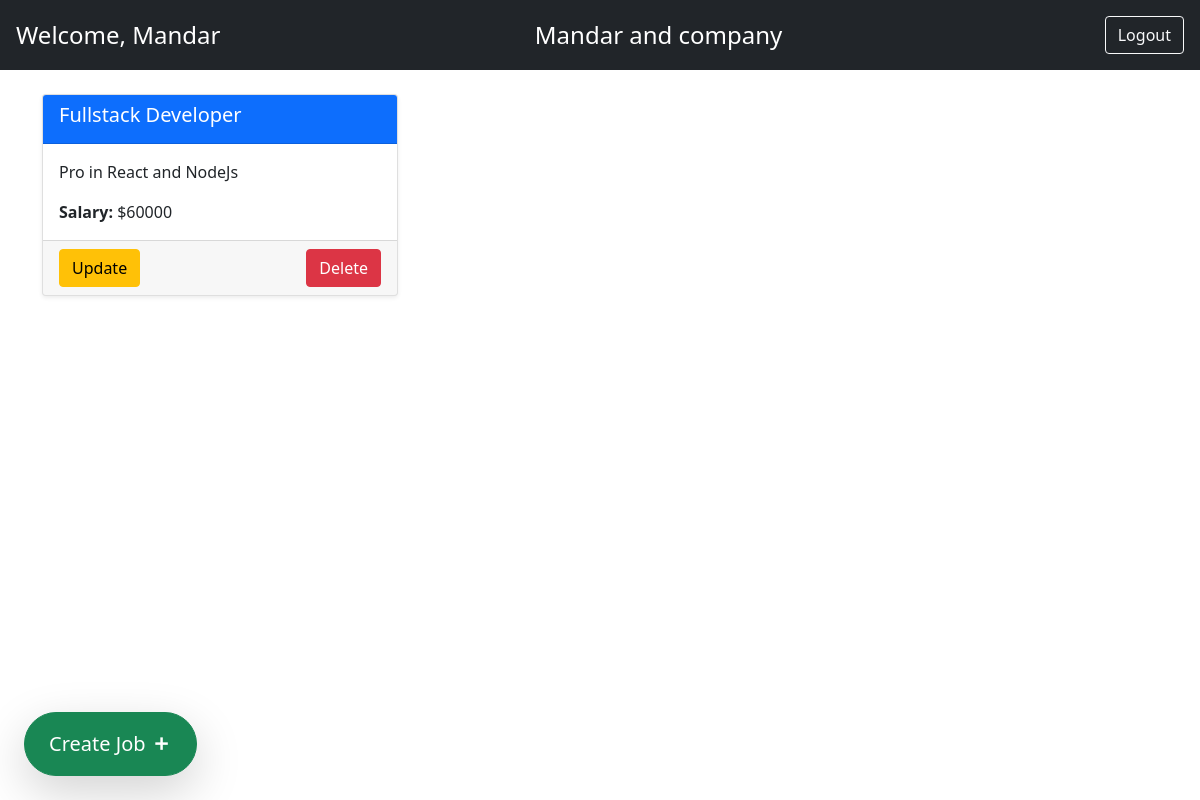
/auth/home/ (signed in), run on the app's committed database.
### authentication/models.py (models this page shows, shortened)
class CustomUser(AbstractBaseUser):
    email = models.EmailField(unique=True)
    first_name = models.CharField(max_length=100)
    is_active = models.BooleanField(default=True)
    objects = CustomUserManager()
    USERNAME_FIELD = 'email'
    REQUIRED_FIELDS = ['first_name']

### jobs/models.py (models this page shows, shortened)
class Company(models.Model):
    user = models.OneToOneField(get_user_model(), on_delete=models.CASCADE)
    name = models.CharField(max_length=255)
    description = models.TextField(blank=True)
    def __str__(self):
        return self.name

class Job(models.Model):
    title = models.CharField(max_length=255)
    description = models.TextField(blank=True)
    salary = models.IntegerField()
    company = models.ForeignKey(Company, on_delete=models.CASCADE, related_name='jobs',null=False)  # One company can have many jobs (for total participation the foreignky has null constraint)

### authentication/views.py (the view, shortened to what this page needs)
# urls.py: path('home/',home_view,name='home')
@login_required
def home_view(request):
    if Company.objects.filter(user = request.user).exists():
        company = Company.objects.filter(user = request.user)[0]
        jobs = Job.objects.filter(company=company)
        return render(request,'home.html',{'jobs':jobs,'user':request.user,'company':company})

### authentication/templates/home.html (shortened to what this page needs)
<!DOCTYPE html>
<html lang="en">
<head>
    <link href="https://cdn.jsdelivr.net/npm/bootstrap@5.0.2/dist/css/bootstrap.min.css" rel="stylesheet">
    <link rel="stylesheet" href="https://cdnjs.cloudflare.com/ajax/libs/remixicon/4.6.0/remixicon.css" />
    </head>
<body>
    <div class="bg-dark text-white p-3">
        <div class="d-flex justify-content-between align-items-center">
            <div class="fs-4">Welcome,
                {% if user.is_authenticated %}
                    {{ user.first_name }}
                {% else %}
                    Guest
                {% endif %}
            </div>
            <div class="fs-4">
                {{company}}
            </div>
            <div>
                {% if user.is_authenticated %}
                    <a href="{% url 'logout' %}" class="btn btn-outline-light ms-2">Logout</a>
                {% else %}
                    <a href="{% url 'login' %}" class="btn btn-outline-light ms-2">Sign In</a>
                    <a href="{% url 'register' %}" class="btn btn-outline-light ms-2">Register</a>
                {% endif %}
            </div>
        </div>
    </div>
    <div class="container mt-4">
        <div class="row">
            {% for job in jobs %}
                <div class="col-md-4 mb-4">
                    <div class="card shadow-sm h-100">
                        <div class="card-header bg-primary text-white">
                            <h5 class="card-title">{{ job.title }}</h5>
                        </div>
                        <div class="card-body">
                            <p class="card-text">{{ job.description|truncatewords:20 }}</p>
                            <p class="card-text"><strong>Salary: </strong>${{ job.salary }}</p>
                        </div>
                        <div class="card-footer d-flex justify-content-between">
                            <a href="/job/update/{{ job.id }}/" class="btn btn-warning">Update</a>
                            <a href="/job/delete/{{ job.id }}/" class="btn btn-danger">Delete</a>
                        </div>
                    </div>
                </div>
            {% endfor %}
        </div>
    </div>
    <a href="/job/create/" class="position-fixed bottom-0 start-0 mb-4 ms-4">
        <button class="btn btn-success fs-5 rounded-pill shadow-lg py-3 px-4">Create Job <i class="fw-bold fs-5 ri-add-line"></i> </button>
    </a>
</body>
</html>

### data on the page
CustomUser: first_name "Mandar"
Company: name "Mandar and company"
Job: title "Fullstack Developer", description "Pro in React and NodeJs", salary "60000"
